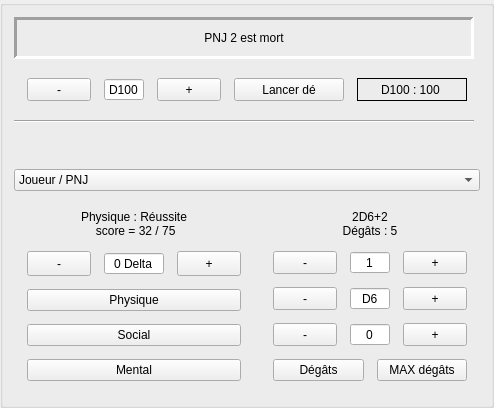
       <widget class="QGroupBox" name="groupBox_3">
        <property name="sizePolicy">
         <sizepolicy hsizetype="MinimumExpanding" vsizetype="Maximum">
          <horstretch>2</horstretch>
          <verstretch>0</verstretch>
         </sizepolicy>
        </property>
        <property name="alignment">
         <set>Qt::AlignCenter</set>
        </property>
        <layout class="QGridLayout" name="gridLayout_6">
         <item row="4" column="0" colspan="2">
          <widget class="QComboBox" name="comboBox_character_select">
           <property name="sizePolicy">
            <sizepolicy hsizetype="Expanding" vsizetype="Fixed">
             <horstretch>0</horstretch>
             <verstretch>0</verstretch>
            </sizepolicy>
           </property>
           <property name="editable">
            <bool>false</bool>
           </property>
           <property name="currentText">
            <string extracomment="Valh'Andariel">Joueur / PNJ</string>
           </property>
           <item>
            <property name="text">
             <string>Joueur / PNJ</string>
            </property>
           </item>
          </widget>
         </item>
         <item row="1" column="0" colspan="2">
          <layout class="QHBoxLayout" name="horizontalLayout_6">
           <property name="spacing">
            <number>13</number>
           </property>
           <property name="leftMargin">
            <number>13</number>
           </property>
           <property name="topMargin">
            <number>13</number>
           </property>
           <property name="rightMargin">
            <number>13</number>
           </property>
           <property name="bottomMargin">
            <number>13</number>
           </property>
           <item>
            <layout class="QHBoxLayout" name="horizontalLayout_17">
             <item>
              <widget class="QPushButton" name="pushButton_general_dice_negative">
               <property name="maximumSize">
                <size>
                 <width>64</width>
                 <height>64</height>
                </size>
               </property>
               <property name="text">
                <string>-</string>
               </property>
              </widget>
             </item>
             <item>
              <widget class="QSpinBox" name="spinBox_general_dice">
               <property name="buttonSymbols">
                <enum>QAbstractSpinBox::NoButtons</enum>
               </property>
               <property name="prefix">
                <string>D</string>
               </property>
               <property name="minimum">
                <number>2</number>
               </property>
               <property name="maximum">
                <number>100</number>
               </property>
               <property name="value">
                <number>100</number>
               </property>
              </widget>
             </item>
             <item>
              <widget class="QPushButton" name="pushButton_general_dice_positive">
               <property name="maximumSize">
                <size>
                 <width>64</width>
                 <height>64</height>
                </size>
               </property>
               <property name="text">
                <string>+</string>
               </property>
              </widget>
             </item>
            </layout>
           </item>
           <item>
            <widget class="QPushButton" name="pushButton_general_dice">
             <property name="sizePolicy">
              <sizepolicy hsizetype="Preferred" vsizetype="Preferred">
               <horstretch>0</horstretch>
               <verstretch>0</verstretch>
              </sizepolicy>
             </property>
             <property name="text">
              <string>Lancer dé</string>
             </property>
            </widget>
           </item>
           <item>
            <widget class="QLabel" name="label_general_dice">
             <property name="sizePolicy">
              <sizepolicy hsizetype="Preferred" vsizetype="Preferred">
               <horstretch>0</horstretch>
               <verstretch>0</verstretch>
              </sizepolicy>
             </property>
             <property name="frameShape">
              <enum>QFrame::Box</enum>
             </property>
             <property name="frameShadow">
              <enum>QFrame::Plain</enum>
             </property>
             <property name="text">
              <string>D100 : 100 </string>
             </property>
             <property name="alignment">
              <set>Qt::AlignCenter</set>
             </property>
            </widget>
           </item>
          </layout>
         </item>
         <item row="3" column="0" colspan="2">
          <spacer name="verticalSpacer">
           <property name="orientation">
            <enum>Qt::Vertical</enum>
           </property>
           <property name="sizeHint" stdset="0">
            <size>
             <width>20</width>
             <height>40</height>
            </size>
           </property>
          </spacer>
         </item>
         <item row="5" column="0" colspan="2">
          <layout class="QHBoxLayout" name="horizontalLayout_2">
           <item>
            <layout class="QVBoxLayout" name="verticalLayout_9">
             <property name="spacing">
              <number>13</number>
             </property>
             <property name="leftMargin">
              <number>13</number>
             </property>
             <property name="topMargin">
              <number>13</number>
             </property>
             <property name="rightMargin">
              <number>13</number>
             </property>
             <property name="bottomMargin">
              <number>13</number>
             </property>
             <item>
              <widget class="QLabel" name="label_character_score">
               <property name="text">
                <string>Physique : Réussite
 score = 32 / 75</string>
               </property>
               <property name="alignment">
                <set>Qt::AlignCenter</set>
               </property>
              </widget>
             </item>
             <item>
              <layout class="QHBoxLayout" name="horizontalLayout_13">
               <item>
                <widget class="QPushButton" name="pushButton_bonus_malus_negative">
                 <property name="sizePolicy">
                  <sizepolicy hsizetype="Maximum" vsizetype="Maximum">
                   <horstretch>0</horstretch>
                   <verstretch>0</verstretch>
                  </sizepolicy>
                 </property>
                 <property name="maximumSize">
                  <size>
                   <width>64</width>
                   <height>64</height>
                  </size>
                 </property>
                 <property name="text">
                  <string>-</string>
                 </property>
                </widget>
               </item>
               <item>
                <widget class="QSpinBox" name="spinBox_character_bonus_malus">
                 <property name="alignment">
                  <set>Qt::AlignCenter</set>
                 </property>
                 <property name="buttonSymbols">
                  <enum>QAbstractSpinBox::NoButtons</enum>
                 </property>
                 <property name="suffix">
                  <string notr="true"> Delta</string>
                 </property>
                 <property name="prefix">
                  <string/>
                 </property>
                 <property name="minimum">
                  <number>-50</number>
                 </property>
                 <property name="maximum">
                  <number>50</number>
                 </property>
                 <property name="singleStep">
                  <number>5</number>
                 </property>
                </widget>
               </item>
               <item>
                <widget class="QPushButton" name="pushButton_bonus_malus_positive">
                 <property name="sizePolicy">
                  <sizepolicy hsizetype="Preferred" vsizetype="Preferred">
                   <horstretch>0</horstretch>
                   <verstretch>0</verstretch>
                  </sizepolicy>
                 </property>
                 <property name="maximumSize">
                  <size>
                   <width>64</width>
                   <height>64</height>
                  </size>
                 </property>
                 <property name="text">
                  <string>+</string>
                 </property>
                </widget>
               </item>
              </layout>
             </item>
             <item>
              <widget class="QPushButton" name="pushButton_physic">
               <property name="text">
                <string>Physique</string>
               </property>
              </widget>
             </item>
             <item>
              <widget class="QPushButton" name="pushButton_social">
               <property name="text">
                <string>Social</string>
               </property>
              </widget>
             </item>
             <item>
              <widget class="QPushButton" name="pushButton_mental">
               <property name="text">
                <string>Mental</string>
               </property>
              </widget>
             </item>
            </layout>
           </item>
           <item>
            <widget class="QFrame" name="frame">
             <layout class="QVBoxLayout" name="verticalLayout">
              <property name="spacing">
               <number>13</number>
              </property>
              <property name="leftMargin">
               <number>13</number>
              </property>
              <property name="topMargin">
               <number>13</number>
              </property>
              <property name="rightMargin">
               <number>13</number>
              </property>
              <property name="bottomMargin">
               <number>13</number>
              </property>
              <item>
               <widget class="QLabel" name="label_character_damage_score">
                <property name="text">
                 <string>2D6+2
Dégâts : 5</string>
                </property>
                <property name="alignment">
                 <set>Qt::AlignCenter</set>
                </property>
               </widget>
              </item>
              <item>
               <layout class="QHBoxLayout" name="horizontalLayout_14">
                <item>
                 <widget class="QPushButton" name="pushButton_character_damage_dice_number_negative">
                  <property name="maximumSize">
                   <size>
                    <width>64</width>
                    <height>64</height>
                   </size>
                  </property>
                  <property name="text">
                   <string>-</string>
                  </property>
                 </widget>
                </item>
                <item>
                 <widget class="QSpinBox" name="spinBox_character_damage_dice_number">
                  <property name="alignment">
                   <set>Qt::AlignCenter</set>
                  </property>
                  <property name="buttonSymbols">
                   <enum>QAbstractSpinBox::NoButtons</enum>
                  </property>
                  <property name="minimum">
                   <number>1</number>
                  </property>
                  <property name="maximum">
                   <number>13</number>
                  </property>
                 </widget>
                </item>
                <item>
                 <widget class="QPushButton" name="pushButton_character_damage_dice_number_positive">
                  <property name="maximumSize">
                   <size>
                    <width>64</width>
                    <height>64</height>
                   </size>
                  </property>
                  <property name="text">
                   <string>+</string>
                  </property>
                 </widget>
                </item>
               </layout>
              </item>
              <item>
               <layout class="QHBoxLayout" name="horizontalLayout_15">
                <item>
                 <widget class="QPushButton" name="pushButton_character_damage_dice_negative">
                  <property name="maximumSize">
                   <size>
                    <width>64</width>
                    <height>64</height>
                   </size>
                  </property>
                  <property name="text">
                   <string>-</string>
                  </property>
                 </widget>
                </item>
                <item>
                 <widget class="QSpinBox" name="spinBox_character_damage_dice">
                  <property name="layoutDirection">
                   <enum>Qt::LeftToRight</enum>
                  </property>
                  <property name="alignment">
                   <set>Qt::AlignCenter</set>
                  </property>
                  <property name="buttonSymbols">
                   <enum>QAbstractSpinBox::NoButtons</enum>
                  </property>
                  <property name="prefix">
                   <string>D</string>
                  </property>
                  <property name="minimum">
                   <number>2</number>
                  </property>
                  <property name="maximum">
                   <number>100</number>
                  </property>
                  <property name="singleStep">
                   <number>1</number>
                  </property>
                  <property name="value">
                   <number>6</number>
                  </property>
                 </widget>
                </item>
                <item>
                 <widget class="QPushButton" name="pushButton_character_damage_dice_positive">
                  <property name="maximumSize">
                   <size>
                    <width>64</width>
                    <height>64</height>
                   </size>
                  </property>
                  <property name="text">
                   <string>+</string>
                  </property>
                 </widget>
                </item>
               </layout>
              </item>
              <item>
               <layout class="QHBoxLayout" name="horizontalLayout_16">
                <item>
                 <widget class="QPushButton" name="pushButton_character_damage_dice_supplement_negative">
                  <property name="maximumSize">
                   <size>
                    <width>64</width>
                    <height>64</height>
                   </size>
                  </property>
                  <property name="text">
                   <string>-</string>
                  </property>
                 </widget>
                </item>
                <item>
                 <widget class="QSpinBox" name="spinBox_character_damage_dice_supplement">
                  <property name="alignment">
                   <set>Qt::AlignCenter</set>
                  </property>
                  <property name="buttonSymbols">
                   <enum>QAbstractSpinBox::NoButtons</enum>
                  </property>
                  <property name="minimum">
                   <number>-20</number>
                  </property>
                  <property name="maximum">
                   <number>20</number>
                  </property>
                 </widget>
                </item>
                <item>
                 <widget class="QPushButton" name="pushButton_character_damage_dice_supplement_positive">
                  <property name="maximumSize">
                   <size>
                    <width>64</width>
                    <height>64</height>
                   </size>
                  </property>
                  <property name="text">
                   <string>+</string>
                  </property>
                 </widget>
                </item>
               </layout>
              </item>
              <item>
               <layout class="QHBoxLayout" name="horizontalLayout_9">
                <item>
                 <widget class="QPushButton" name="pushButton_character_damage">
                  <property name="text">
                   <string>Dégâts</string>
                  </property>
                 </widget>
                </item>
                <item>
                 <widget class="QPushButton" name="pushButton_character_damage_max">
                  <property name="text">
                   <string>MAX dégâts</string>
                  </property>
                 </widget>
                </item>
               </layout>
              </item>
             </layout>
            </widget>
           </item>
          </layout>
         </item>
         <item row="2" column="0">
          <widget class="Line" name="line_general">
           <property name="orientation">
            <enum>Qt::Horizontal</enum>
           </property>
          </widget>
         </item>
         <item row="0" column="0">
          <widget class="QLabel" name="label_general_info">
           <property name="sizePolicy">
            <sizepolicy hsizetype="Expanding" vsizetype="Preferred">
             <horstretch>0</horstretch>
             <verstretch>0</verstretch>
            </sizepolicy>
           </property>
           <property name="minimumSize">
            <size>
             <width>0</width>
             <height>42</height>
            </size>
           </property>
           <property name="frameShape">
            <enum>QFrame::Panel</enum>
           </property>
           <property name="frameShadow">
            <enum>QFrame::Sunken</enum>
           </property>
           <property name="lineWidth">
            <number>3</number>
           </property>
           <property name="midLineWidth">
            <number>3</number>
           </property>
           <property name="text">
            <string>PNJ 2 est mort</string>
           </property>
           <property name="alignment">
            <set>Qt::AlignCenter</set>
           </property>
          </widget>
         </item>
        </layout>
       </widget>
